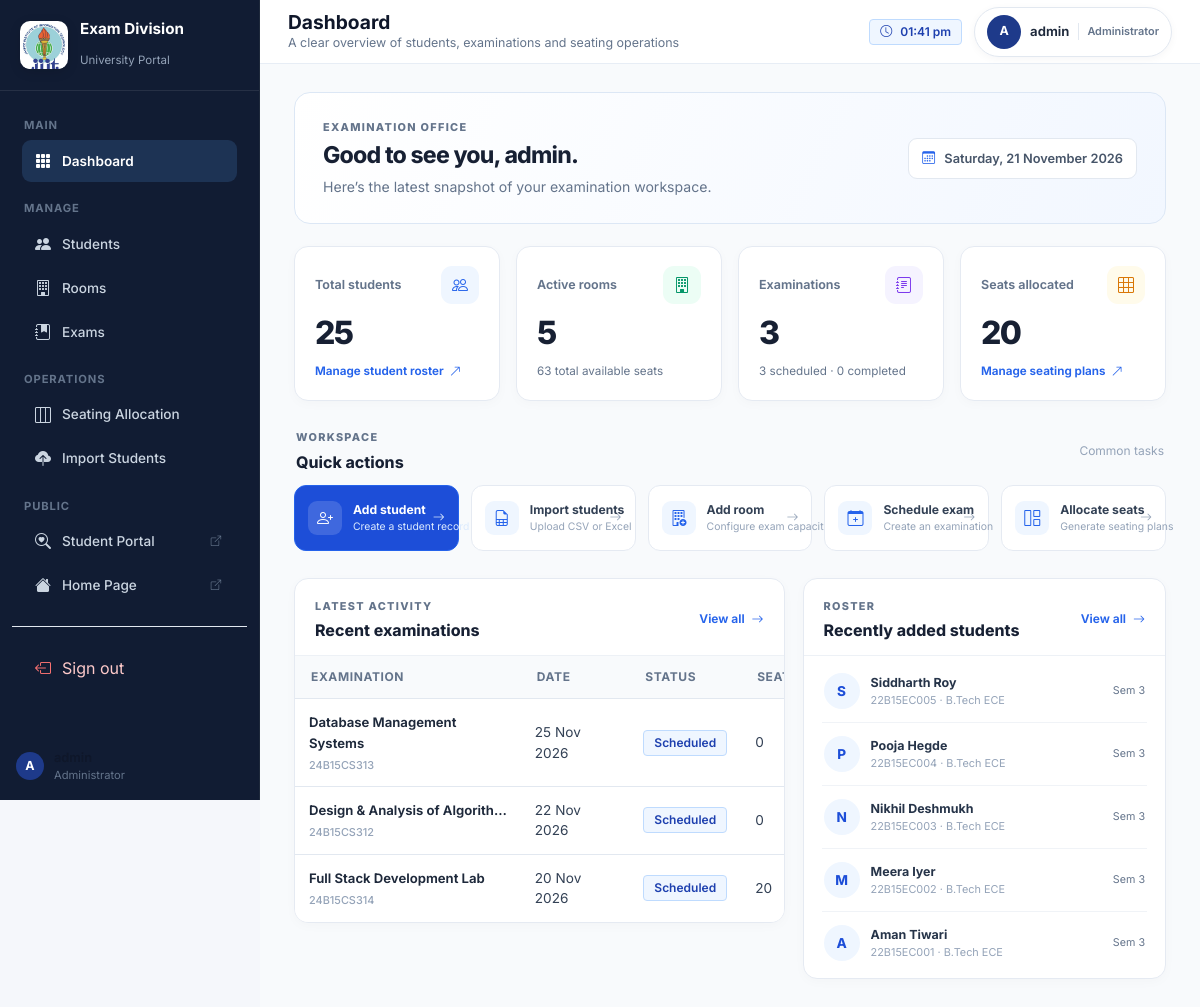
Page /dashboard/ (signed in) on the earlier database version.
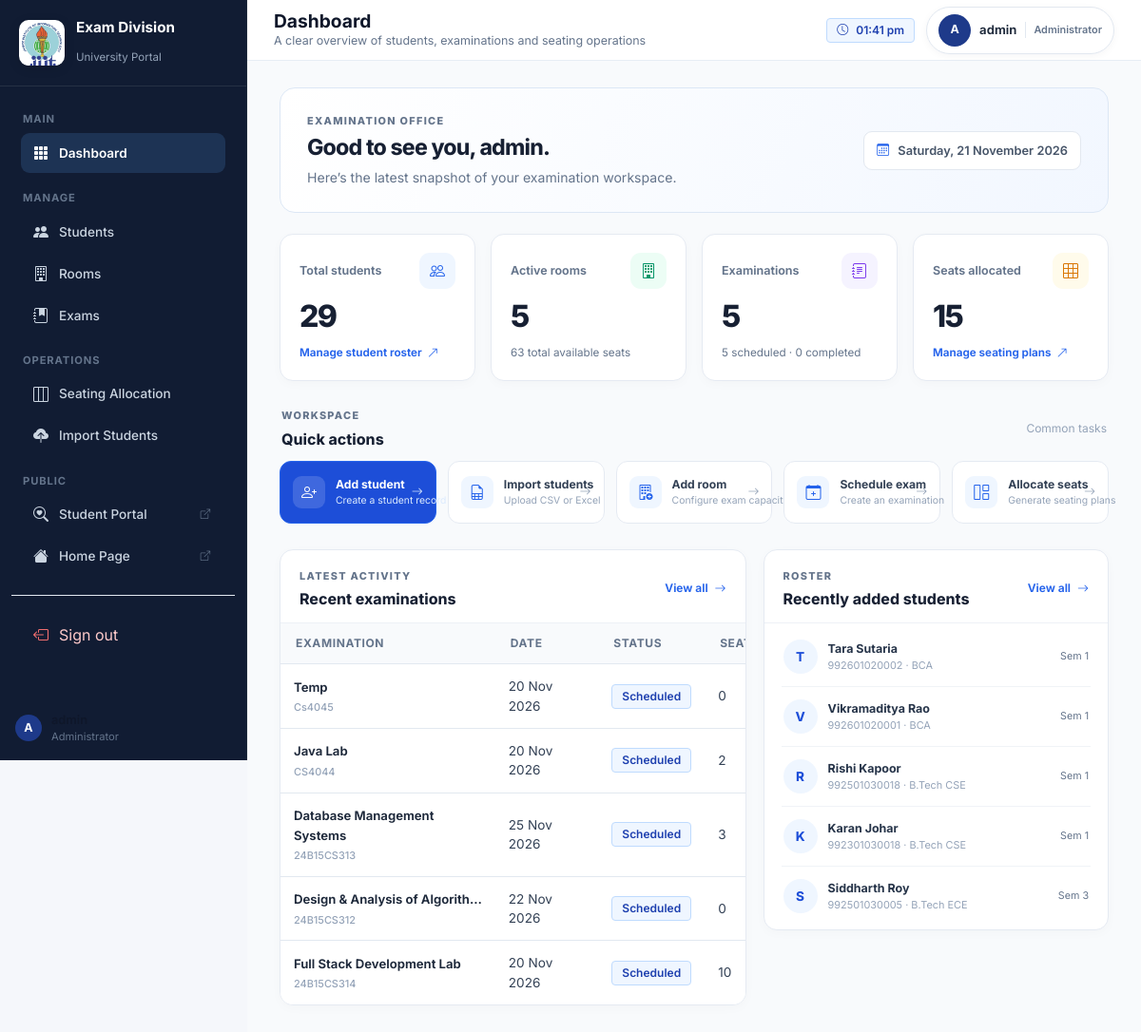
Same page on the later database version.
### exams/models.py (models this page shows, shortened)
class Exam(models.Model):
    STATUS_CHOICES = [
        ('scheduled', 'Scheduled'),
        ('ongoing', 'Ongoing'),
        ('completed', 'Completed'),
        ('cancelled', 'Cancelled'),
    ]
    subject = models.CharField(max_length=150, verbose_name='Subject Name')
    subject_code = models.CharField(max_length=20, blank=True, null=True, verbose_name='Subject Code')
    target_course = models.CharField(max_length=50, choices=Student.COURSE_CHOICES, blank=True, default='', verbose_name='Applicable Course')
    target_semester = models.IntegerField(choices=Student.SEMESTER_CHOICES, blank=True, null=True, verbose_name='Applicable Semester')
    exam_date = models.DateField(verbose_name='Exam Date')
    start_time = models.TimeField(verbose_name='Start Time')
    end_time = models.TimeField(verbose_name='End Time')
    status = models.CharField(max_length=20, choices=STATUS_CHOICES, default='scheduled')
    description = models.TextField(blank=True, null=True)
    created_at = models.DateTimeField(auto_now_add=True)
    updated_at = models.DateTimeField(auto_now=True)
    class Meta:
        ordering = ['-exam_date', 'subject']
        verbose_name = 'Exam'
        verbose_name_plural = 'Exams'
    @property
    def total_allocated(self):
        return self.seatingallocation_set.count()

class Student(models.Model):
    SEMESTER_CHOICES = [(i, f'Semester {i}') for i in range(1, 9)]
    COURSE_CHOICES = [
        ('B.Tech CSE', 'B.Tech CSE'),
        ('B.Tech ECE', 'B.Tech ECE'),
        ('B.Tech ME', 'B.Tech ME'),
        ('B.Tech CE', 'B.Tech CE'),
        ('B.Tech EE', 'B.Tech EE'),
        ('BCA', 'BCA'),
        ('MCA', 'MCA'),
        ('M.Tech', 'M.Tech'),
    ]
    user = models.OneToOneField(settings.AUTH_USER_MODEL, on_delete=models.SET_NULL, null=True, blank=True, related_name='student_profile')
    roll_number = models.CharField(max_length=20, unique=True, verbose_name='Roll Number')
    name = models.CharField(max_length=100, verbose_name='Full Name')
    email = models.EmailField(unique=True, verbose_name='Email Address')
    course = models.CharField(max_length=50, choices=COURSE_CHOICES, default='B.Tech CSE')
    semester = models.IntegerField(choices=SEMESTER_CHOICES, default=1)
    phone = models.CharField(max_length=15, blank=True, null=True)
    created_at = models.DateTimeField(auto_now_add=True)
    updated_at = models.DateTimeField(auto_now=True)
    class Meta:
        ordering = ['roll_number']
        verbose_name = 'Student'
        verbose_name_plural = 'Students'

### exams/views.py (the view)
# urls.py: path('dashboard/', views.dashboard, name='dashboard'),
@staff_required
def dashboard(request):
    stats = {
        'total_students': Student.objects.count(),
        'total_rooms': Room.objects.filter(is_active=True).count(),
        'total_exams': Exam.objects.count(),
        'total_allocations': SeatingAllocation.objects.count(),
        'scheduled_exams': Exam.objects.filter(status='scheduled').count(),
        'completed_exams': Exam.objects.filter(status='completed').count(),
        'total_capacity': sum(r.capacity for r in Room.objects.filter(is_active=True)),
    }
    recent_exams = Exam.objects.prefetch_related('seatingallocation_set').order_by('-created_at')[:5]
    recent_students = Student.objects.order_by('-created_at')[:5]
    return render(request, 'exams/dashboard.html', {
        'stats': stats,
        'recent_exams': recent_exams,
        'recent_students': recent_students,
    })

### exams/views.py (called while the page is built)
def staff_required(view_func):
    @wraps(view_func)
    def _wrapped(request, *args, **kwargs):
        if not request.user.is_authenticated:
            return redirect(settings.LOGIN_URL + '?next=' + request.path)
        if not (request.user.is_staff or request.user.is_superuser):
            return redirect('student_dashboard' if hasattr(request.user, 'student_profile') else 'student_login')
        return view_func(request, *args, **kwargs)
    return _wrapped

### templates/exams/dashboard.html (shortened to what the changed rows need)
{% extends 'exams/admin_base.html' %}
{% block page_title %}Dashboard{% endblock %}
{% block content %}
<section class="dashboard-stat-grid" aria-label="System statistics">
  <article class="dashboard-stat">
    <div class="dashboard-stat-top"><span>Total students</span><span class="dashboard-stat-icon blue"><i class="bi bi-people"></i></span></div>
    <strong>{{ stats.total_students }}</strong>
    <a href="{% url 'student_list' %}">Manage student roster <i class="bi bi-arrow-up-right"></i></a>
  </article>
  <article class="dashboard-stat">
    <div class="dashboard-stat-top"><span>Examinations</span><span class="dashboard-stat-icon violet"><i class="bi bi-journal-text"></i></span></div>
    <strong>{{ stats.total_exams }}</strong>
    <small>{{ stats.scheduled_exams }} scheduled · {{ stats.completed_exams }} completed</small>
  </article>
  <article class="dashboard-stat">
    <div class="dashboard-stat-top"><span>Seats allocated</span><span class="dashboard-stat-icon amber"><i class="bi bi-grid-3x3"></i></span></div>
    <strong>{{ stats.total_allocations }}</strong>
    <a href="{% url 'seating_plan' %}">Manage seating plans <i class="bi bi-arrow-up-right"></i></a>
  </article>
</section>
<section class="dashboard-lower-grid">
  <article class="dashboard-panel">
    <div class="table-responsive">
      <table class="ems-table dashboard-table">
        <thead><tr><th>Examination</th><th>Date</th><th>Status</th><th>Seats</th></tr></thead>
        <tbody>
          {% for exam in recent_exams %}
          <tr>
            <td><a class="dashboard-table-title" href="{% url 'seating_detail' exam.id %}">{{ exam.subject|truncatechars:30 }}</a>{% if exam.subject_code %}<small>{{ exam.subject_code }}</small>{% endif %}</td>
            <td>{{ exam.exam_date|date:"d M Y" }}</td>
            <td><span class="badge-pill badge-{% if exam.status == 'scheduled' %}primary{% elif exam.status == 'completed' %}success{% elif exam.status == 'ongoing' %}warning{% else %}danger{% endif %}">{{ exam.get_status_display }}</span></td>
            <td>{{ exam.total_allocated }}</td>
          </tr>
          {% empty %}
          <tr><td colspan="4" class="dashboard-empty"><i class="bi bi-calendar2-x"></i><b>No examinations yet</b><span>Create an examination to get started.</span><a href="{% url 'exam_create' %}">Schedule an exam</a></td></tr>
          {% endfor %}
        </tbody>
      </table>
    </div>
  </article>
  <article class="dashboard-panel">
    <div class="recent-student-list">
      {% for student in recent_students %}
      <div class="recent-student">
        <span class="recent-student-avatar">{{ student.name|first|upper }}</span>
        <span class="recent-student-info"><b>{{ student.name }}</b><small>{{ student.roll_number }} · {{ student.course }}</small></span>
        <span class="recent-student-sem">Sem {{ student.semester }}</span>
      </div>
      {% empty %}
      <div class="dashboard-empty"><i class="bi bi-people"></i><b>No students added</b><span>Add students individually or import a roster.</span><a href="{% url 'student_create' %}">Add first student</a></div>
      {% endfor %}
    </div>
  </article>
</section>
{% endblock %}

Differences in the rows shown:
no longer on this page (row edited): Student: name|first "P", name "Pooja Hegde", roll_number "22B15EC004", course "B.Tech ECE", semester "3"
no longer on this page (row edited): Student: name|first "N", name "Nikhil Deshmukh", roll_number "22B15EC003", course "B.Tech ECE", semester "3"
no longer on this page (row edited): Student: name|first "M", name "Meera Iyer", roll_number "22B15EC002", course "B.Tech ECE", semester "3"
no longer on this page (row edited): Student: name|first "A", name "Aman Tiwari", roll_number "22B15EC001", course "B.Tech ECE", semester "3"
added Exam: subject "Temp", subject_code "Cs4045", exam_date "20 Nov 2026", status "Scheduled", total_allocated "0"
added Exam: subject "Java Lab", subject_code "CS4044", exam_date "20 Nov 2026", status "Scheduled", total_allocated "2"
computed for Exam "25 Nov 2026": total_allocated "0" → "3"
computed for Exam "Full Stack Development Lab": total_allocated "20" → "10"
added Student: name|first "T", name "Tara Sutaria", roll_number "992601020002", course "BCA", semester "1"
added Student: name|first "V", name "Vikramaditya Rao", roll_number "992601020001", course "BCA", semester "1"
added Student: name|first "R", name "Rishi Kapoor", roll_number "992501030018", course "B.Tech CSE", semester "1"
added Student: name|first "K", name "Karan Johar", roll_number "992301030018", course "B.Tech CSE", semester "1"
changed Student "Siddharth Roy": roll_number "22B15EC005" → "992501030005"
Other differences:
{{ stats.total_students }}: "25" → "29"
{{ stats.total_exams }}: "3" → "5"
{{ stats.scheduled_exams }}: "3" → "5"
{{ stats.total_allocations }}: "20" → "15"
